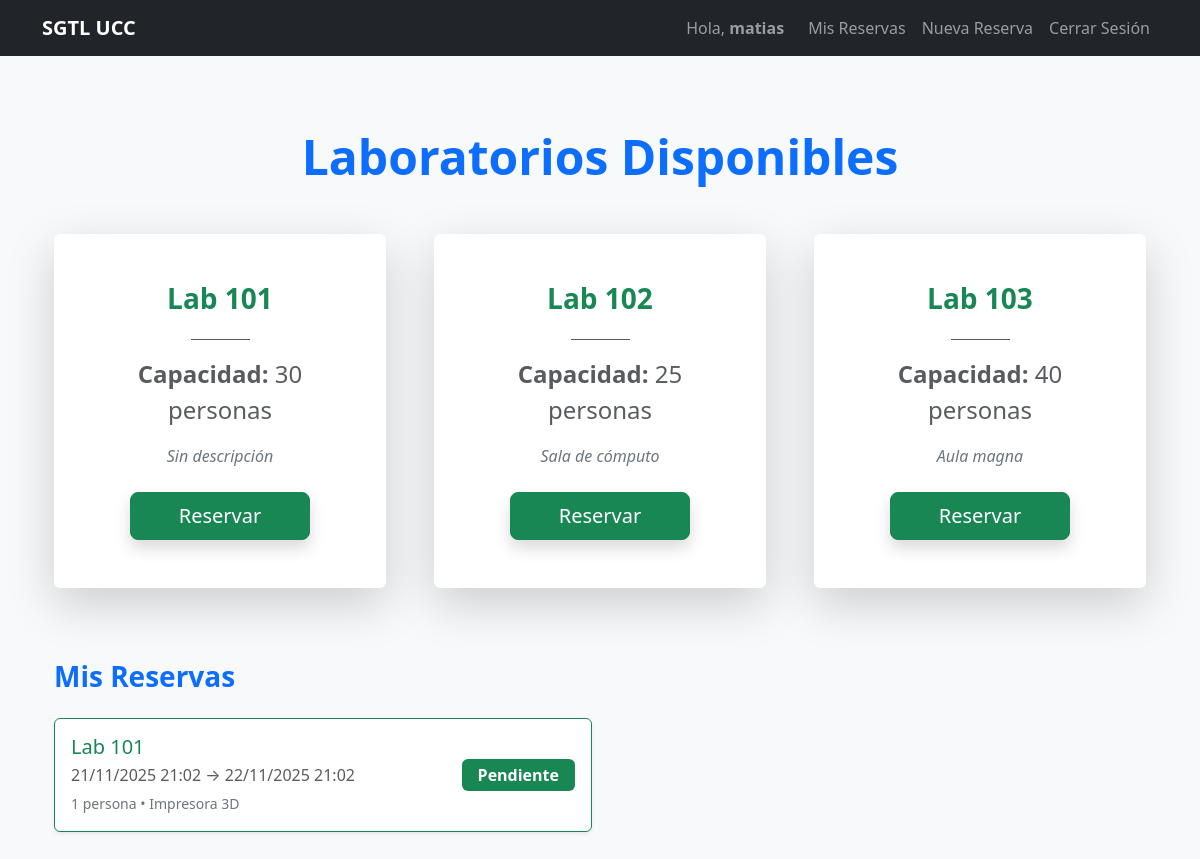
Screenshot of / (signed in) with the database file from the repository.
### core/models.py (models this page shows, shortened)
class Laboratorio(models.Model):
    nombre = models.CharField(max_length=100, unique=True)
    capacidad = models.PositiveIntegerField(default=30)
    descripcion = models.TextField(blank=True)
    activo = models.BooleanField(default=True)

class Reserva(models.Model):
    ESTADOS = (('pendiente', 'Pendiente'), ('aprobada', 'Aprobada'), ('cancelada', 'Cancelada'), ('rechazada', 'Rechazada'))
    usuario = models.ForeignKey(User, on_delete=models.CASCADE)
    laboratorio = models.ForeignKey(Laboratorio, on_delete=models.CASCADE)
    equipo = models.ForeignKey(Equipo, on_delete=models.SET_NULL, null=True, blank=True)
    fecha_inicio = models.DateTimeField()
    fecha_fin = models.DateTimeField()
    es_grupal = models.BooleanField(default=False)
    cantidad_personas = models.PositiveIntegerField(default=1)
    estado = models.CharField(max_length=10, choices=ESTADOS, default='pendiente')
    notas = models.TextField(blank=True)
    fecha_creacion = models.DateTimeField(auto_now_add=True)
    class Meta:
        unique_together = ('laboratorio', 'fecha_inicio', 'fecha_fin')

class Equipo(models.Model):
    laboratorio = models.ForeignKey(Laboratorio, on_delete=models.CASCADE)
    nombre = models.CharField(max_length=100)
    tipo = models.CharField(max_length=50, blank=True)
    disponible = models.BooleanField(default=True)

### core/views.py (the view)
# urls.py: path('', views.home, name='home'),
@login_required
def home(request):
    laboratorios = Laboratorio.objects.all().order_by('nombre')
    mis_reservas = Reserva.objects.filter(
        usuario=request.user
    ).order_by('-fecha_inicio')  # Más reciente primero
    context = {
        'laboratorios': laboratorios,
        'mis_reservas': mis_reservas,
    }
    return render(request, 'home.html', context)

### templates/home.html (shortened to what this page needs)
{% extends 'base.html' %}
{% load static %}
{% block content %}
<div class="container py-5">
    <h2 class="text-center mb-5 text-primary fw-bold display-5">Laboratorios Disponibles</h2>
    {% if laboratorios %}
        <div class="row g-5 justify-content-center">
            {% for lab in laboratorios %}
                <div class="col-md-6 col-lg-4">
                    <div class="card h-100 shadow-lg border-0 text-center hover-lift">
                        <div class="card-body p-5">
                            <h3 class="text-success fw-bold mb-4">{{ lab.nombre }}</h3>
                            <hr class="w-25 mx-auto bg-success opacity-75">
                            <p class="fs-4 text-muted mb-3">
                                <strong>Capacidad:</strong> {{ lab.capacidad }} personas
                            </p>
                            <p class="text-secondary mb-4 fst-italic">
                                {{ lab.descripcion|default:"Sin descripción" }}
                            </p>
                            <a href="{% url 'crear_reserva' %}" class="btn btn-success btn-lg px-5 shadow">
                                Reservar
                            </a>
                        </div>
                    </div>
                </div>
            {% endfor %}
        </div>
    {% else %}
        <div class="alert alert-warning text-center fs-3">
            No hay laboratorios registrados aún.
        </div>
    {% endif %}
    <div class="mt-5 pt-4">
        <h3 class="text-primary fw-bold mb-4">Mis Reservas</h3>
        {% if mis_reservas %}
            <div class="row g-3">
                {% for r in mis_reservas %}
                    <div class="col-12 col-lg-6">
                        <div class="card border-success shadow-sm h-100">
                            <div class="card-body d-flex justify-content-between align-items-center">
                                <div>
                                    <h5 class="mb-1 text-success">{{ r.laboratorio.nombre }}</h5>
                                    <p class="mb-1 text-muted">
                                        {{ r.fecha_inicio|date:"d/m/Y H:i" }} → {{ r.fecha_fin|date:"d/m/Y H:i" }}
                                    </p>
                                    <small class="text-secondary">
                                        {{ r.cantidad_personas }} persona{{ r.cantidad_personas|pluralize }}
                                        {% if r.equipo %} • {{ r.equipo.nombre }}{% endif %}
                                    </small>
                                </div>
                                <div class="text-end">
                                    <span class="badge bg-success fs-6 px-3 py-2">
                                        {{ r.get_estado_display }}
                                    </span>
                                </div>
                            </div>
                        </div>
                    </div>
                {% endfor %}
            </div>
        {% else %}
            <div class="alert alert-info rounded-pill text-center p-4 fs-5">
                Aún no tienes reservas.
                <a href="{% url 'crear_reserva' %}" class="alert-link fw-bold">Crear una ahora</a>
            </div>
        {% endif %}
    </div>
</div>
{% endblock %}

### templates/base.html (shortened to what this page needs)
<!DOCTYPE html>
<html lang="es">
<head>
    <link href="https://cdn.jsdelivr.net/npm/bootstrap@5.3.3/dist/css/bootstrap.min.css" rel="stylesheet">
    <link href="https://cdnjs.cloudflare.com/ajax/libs/font-awesome/6.5.0/css/all.min.css" rel="stylesheet">
</head>
<body class="bg-light">
    <nav class="navbar navbar-expand-lg navbar-dark bg-dark">
        <div class="container">
            <a class="navbar-brand fw-bold" href="{% url 'home' %}">SGTL UCC</a>
            <div class="navbar-nav ms-auto">
                {% if user.is_authenticated %}
                    <span class="navbar-text me-3">Hola, <strong>{{ user.username }}</strong></span>
                    <a class="nav-link" href="{% url 'mis_reservas' %}">Mis Reservas</a>
                    <a class="nav-link" href="{% url 'crear_reserva' %}">Nueva Reserva</a>
                    <a class="nav-link" href="{% url 'logout' %}">Cerrar Sesión</a>
                {% else %}
                    <a class="nav-link" href="{% url 'login' %}">Iniciar Sesión</a>
                    <a class="nav-link" href="{% url 'registro' %}">Registrarse</a>
                {% endif %}
            </div>
        </div>
    </nav>
    <div class="container mt-4">
        {% block content %}{% endblock %}
    </div>
</body>
</html>

### templates/home.html (style rules this page uses)
.card { transition: all 0.4s ease; }

### rows the page displays
Laboratorio: nombre "Lab 101", capacidad "30", descripcion "Sin descripción"
Laboratorio: nombre "Lab 102", capacidad "25", descripcion "Sala de cómputo"
Laboratorio: nombre "Lab 103", capacidad "40", descripcion "Aula magna"
Reserva: laboratorio.nombre "Lab 101", fecha_inicio "21/11/2025 21:02", fecha_fin "22/11/2025 21:02", cantidad_personas "1", equipo.nombre "Impresora 3D", estado "Pendiente"

### other values shown
{{ user.username }} "matias"
